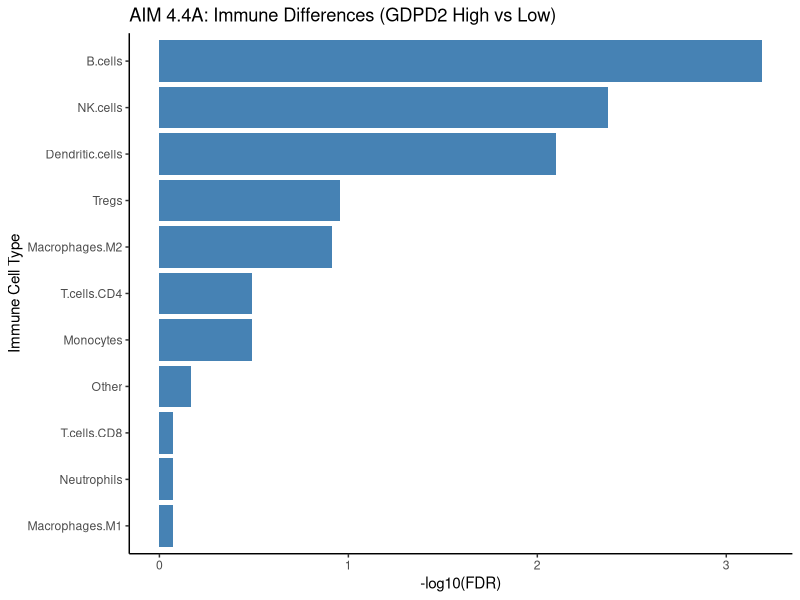
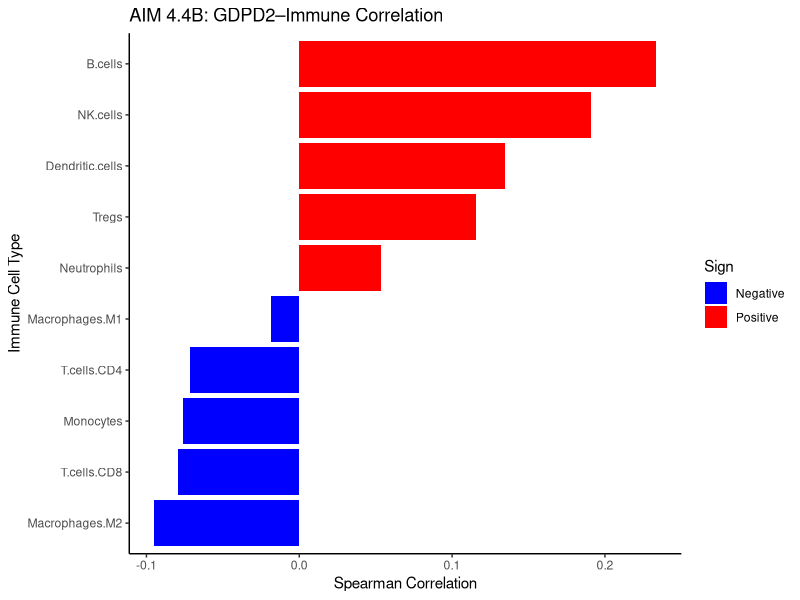
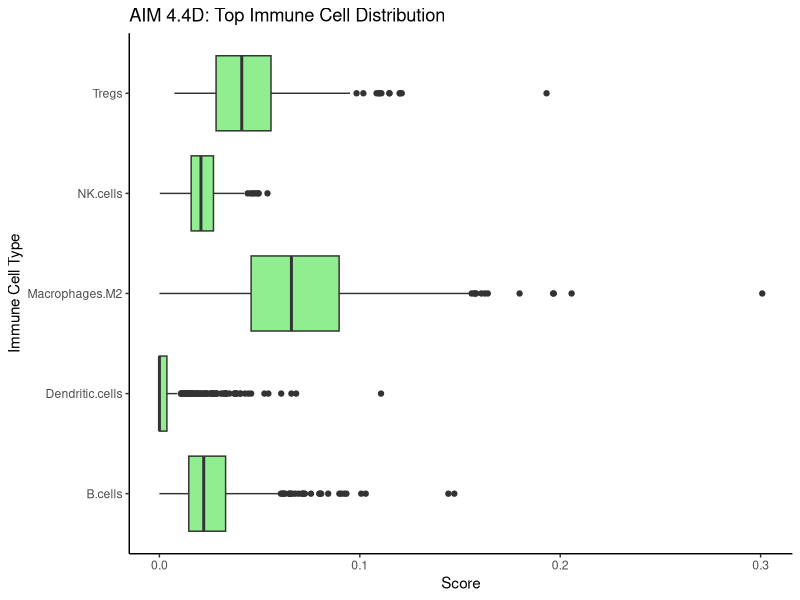

These charts were generated, in order, by the following R code:
############################################################
# AIM 4.4 - Immune Landscape Visualization (FINAL CLEAN)
# TCGA-LUAD GDPD2 Project
############################################################
library(tidyverse)
library(ggplot2)
library(pheatmap)
library(dplyr)
library(tibble)

# =========================
# 1. Load input files
# =========================
immune <- read.csv("Aim4_1_quanTIseq_immune_matrix.csv")
stat_results <- read.csv("Aim4_2_StatResults.csv")
cor_results  <- read.csv("Aim4_3_Correlation_Results.csv")

# =========================
# 2. Identify immune columns
# =========================
immune_cols <- setdiff(colnames(immune), "SampleID")

# =========================
# 3. CLEAN immune matrix (CRITICAL FIX)
# =========================
immune_clean <- immune %>%
  dplyr::select(all_of(immune_cols)) %>%
  mutate(across(everything(), ~as.numeric(as.character(.))))

# Check how many NAs were introduced BEFORE zeroing them out
na_counts <- colSums(is.na(immune_clean))
if (any(na_counts > 0)) {
  cat("Warning: non-numeric values found and coerced to NA in these columns:\n")
  print(na_counts[na_counts > 0])
}

# replace NA safely
immune_clean[is.na(immune_clean)] <- 0

# reattach SampleID
immune_clean$SampleID <- immune$SampleID

cat("Clean immune matrix dimensions:\n")
print(dim(immune_clean))

# =========================
# 4. AIM 4.4A - Immune significance plot
# =========================
stat_results <- stat_results %>%
  mutate(neglogP = -log10(adj_p + 1e-10)) %>%
  arrange(adj_p)

p1 <- ggplot(stat_results, aes(
  x = reorder(CellType, neglogP),
  y = neglogP
)) +
  geom_bar(stat = "identity", fill = "steelblue") +
  coord_flip() +
  theme_classic() +
  labs(
    title = "AIM 4.4A: Immune Differences (GDPD2 High vs Low)",
    x = "Immune Cell Type",
    y = "-log10(FDR)"
  )
ggsave("Aim4_4A_Immune_Significance.png", p1, width = 8, height = 5)

# =========================
# 5. AIM 4.4B - Correlation plot
# =========================
cor_results <- cor_results %>%
  mutate(Sign = ifelse(Correlation > 0, "Positive", "Negative")) %>%
  arrange(desc(abs(Correlation)))

p2 <- ggplot(cor_results, aes(
  x = reorder(CellType, Correlation),
  y = Correlation,
  fill = Sign
)) +
  geom_bar(stat = "identity") +
  coord_flip() +
  scale_fill_manual(values = c("Positive" = "red", "Negative" = "blue")) +
  theme_classic() +
  labs(
    title = "AIM 4.4B: GDPD2–Immune Correlation",
    x = "Immune Cell Type",
    y = "Spearman Correlation"
  )
ggsave("Aim4_4B_Correlation.png", p2, width = 8, height = 5)

# =========================
# 6. AIM 4.4C - HEATMAP (SAFE NUMERIC MATRIX)
# =========================
mat_for_heatmap <- immune_clean[, immune_cols]

# Identify and drop zero-variance columns (these break scale() -> hclust())
col_sd <- apply(mat_for_heatmap, 2, sd, na.rm = TRUE)
zero_var_cols <- names(col_sd[col_sd == 0 | is.na(col_sd)])

if (length(zero_var_cols) > 0) {
  cat("Dropping zero-variance columns from heatmap (cannot be scaled):\n")
  print(zero_var_cols)
  mat_for_heatmap <- mat_for_heatmap[, !(colnames(mat_for_heatmap) %in% zero_var_cols)]
}

heatmap_matrix <- scale(mat_for_heatmap)
rownames(heatmap_matrix) <- immune_clean$SampleID

# Final safety net: replace any remaining NaN/Inf (shouldn't occur now, but just in case)
heatmap_matrix[!is.finite(heatmap_matrix)] <- 0

pheatmap(
  heatmap_matrix,
  show_rownames = FALSE,
  show_colnames = TRUE,
  clustering_distance_rows = "euclidean",
  clustering_distance_cols = "euclidean",
  main = "AIM 4.4C: Immune Landscape (quanTIseq)",
  filename = "Aim4_4C_Immune_Heatmap.png",
  width = 12,
  height = 8
)

# =========================
# 7. AIM 4.4D - Top immune boxplot (FIXED pivot_longer)
# =========================
top_cells <- cor_results %>%
  arrange(adj_p) %>%
  head(5) %>%
  pull(CellType)

long_df <- immune_clean %>%
  dplyr::select(SampleID, all_of(top_cells)) %>%
  pivot_longer(
    cols = all_of(top_cells),
    names_to = "CellType",
    values_to = "Score"
  ) %>%
  mutate(Score = as.numeric(Score))

p3 <- ggplot(long_df, aes(x = CellType, y = Score)) +
  geom_boxplot(fill = "lightgreen") +
  coord_flip() +
  theme_classic() +
  labs(
    title = "AIM 4.4D: Top Immune Cell Distribution",
    x = "Immune Cell Type",
    y = "Score"
  )
ggsave("Aim4_4D_TopImmune_Boxplot.png", p3, width = 7, height = 5)

# =========================
# 8. FINAL COMBINED TABLE
# =========================
final_summary <- cor_results %>%
  inner_join(stat_results, by = "CellType")

write.csv(final_summary,
          "Aim4_4_Final_Integrated_Results.csv",
          row.names = FALSE)

cat("\n=================================\n")
cat(" AIM 4.4 COMPLETED SUCCESSFULLY\n")
cat("=================================\n")
